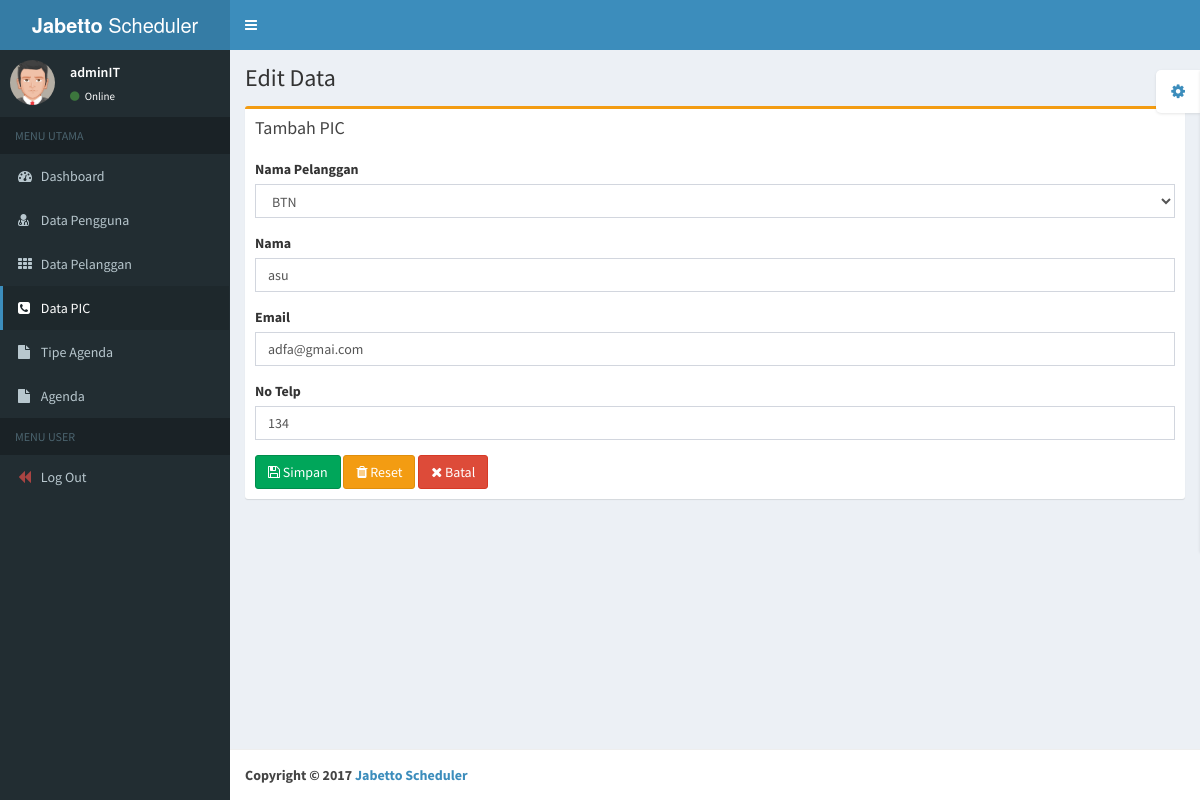
Screenshot of /edit.php?edit=data_pic&id=1 (signed in) with the database file from the repository.
### tables this page shows
CREATE TABLE `pic` (
  `id` int(10) NOT NULL,
  `pelanggan_id` int(10) NOT NULL,
  `nama` varchar(50) NOT NULL,
  `email` varchar(30) NOT NULL,
  `no_telp` varchar(20) NOT NULL
);

CREATE TABLE `pelanggan` (
  `id` int(10) NOT NULL,
  `nama` varchar(50) NOT NULL,
  `email` varchar(30) NOT NULL,
  `alamat` text NOT NULL,
  `website` varchar(45) NOT NULL,
  `no_telp` varchar(20) NOT NULL
);

### pages/edit/data_pic.php (the view, shortened to what this page needs)
<?php
	require_once('config/main.php');
	$queryp=mysqli_query($conn, "SELECT * FROM pelanggan");
	$query= mysqli_query($conn, "SELECT * FROM pic WHERE id='$_GET[id]'");
	$data = mysqli_fetch_array($query);
?>
<section>
	<div class="row">
		<div class="col-md-12">
	      <div class="box box-warning">
	        <div class="box-header">
	          <h3 class="box-title">Tambah PIC</h3>
	        </div>
	        <div class="box-body">
	          <form role="form" method="post" action="simpan.php">
	            <div class="form-group">
	            	<label>Nama Pelanggan</label>
	            	<select class="form-control" name="pelanggan">
	            	<?php
	            		while($pelanggan = mysqli_fetch_array($queryp)){
	            	?>
	            		<option value="<?php echo $pelanggan['id']; ?>" <?= ($data['pelanggan_id'] == $pelanggan['id']) ? "selected" : "" ?>><?php echo $pelanggan['nama']; ?></option>
	            	<?php } ?>
	            	</select>
	            </div>
	            <div class="form-group">
	              <label>Nama</label>
	              <input type="text" name="nama" class="form-control" placeholder="Nama" value="<?= $data['nama']; ?>"/>
	            </div>
	            <div class="form-group">
	              <label>Email</label>
	              <input type="email" name="email" class="form-control" placeholder="Email" value="<?= $data['email']; ?>"/>
	            </div>
	            <div class="form-group">
	              <label>No Telp</label>
	              <input type="number" name="no_telp" class="form-control" placeholder="No Telp" value="<?= $data['no_telp']; ?>"/>
	            </div>
	            <button type="submit" class="btn btn-success"> <i class="fa fa-save"></i> Simpan</button>
	            <button type="reset" class="btn btn-warning"> <i class="fa fa-trash"></i> Reset</button>
	            <a href="index.php?page=data_pic" class="btn btn-danger"> <i class="fa fa-times"></i> Batal</a>
	          </form>
	        </div>
	      </div>
	    </div>
	</div>
</section>

### rows the page displays
pic: pelanggan "BTN", nama "asu", email "adfa@gmai.com", no_telp "134"

### other values shown
$_SESSION['nama'] "adminIT"
